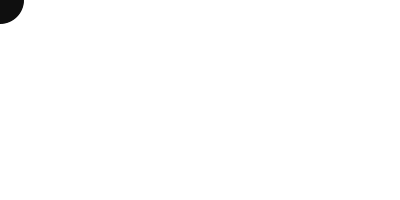
Frame 1 (no input)
Frame 60 (the mouse pressed at the canvas centre just before this capture): identical to frame 1, image omitted
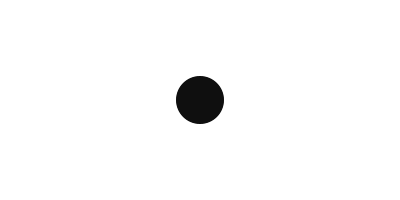
Frame 120 (the mouse held since frame 60 and released just before this capture)

The Processing sketch that drew these frames (run headless with seeded random() and noise(); from frame 60 on, the mouse is pressed at the canvas centre):

// Processing sketch: ch9_5
// ── ch9_5.pde
/* Chapter-9-5
   Rewrite the following in an object-oriented fashion with a Snake 
   class (using separate tabs).

   Can you make snakes with slightly different looks? Some options:
     * different shapes
     * different colors
     * different sizes
  
   Then use an array to make a second snake appear.
*/

int[] xpos = new int[50];
int[] ypos = new int[50];


void setup() {
  size(400,200);
  // Initialize
  for (int i = 0; i < xpos.length; i++){
   xpos[i] = 0;
   ypos[i] = 0;
  }
}

void draw() {
  background(255);
  
  // Shift Array Values
  for (int i = 0; i < xpos.length - 1; i++){
    xpos[i] = xpos[i + 1];
    ypos[i] = ypos[i + 1];
  }
  
  // New location
   xpos[xpos.length - 1] = mouseX;
   ypos[ypos.length - 1] = mouseY;   

  // Draw Everything
  for (int i = 0; i < xpos.length - 1; i++){
    noStroke();
    fill(255 - i*5);
    ellipse(xpos[i], ypos[i], i, i);
  }
}
